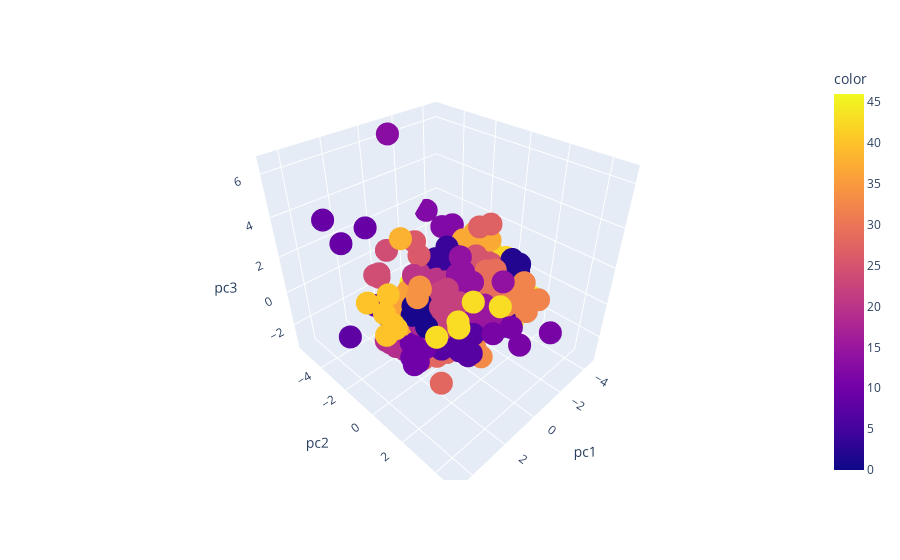

The notebook cell this image was saved under:
### Code cell
cluster = KMeans(n_clusters=tst.shape[0] // 10, n_init='auto').fit_predict(tst.drop(columns=['trackName']))
tst_plot = tst.reset_index()
tst_plot['color'] = cluster
px.scatter_3d(tst_plot, x='pc1', y='pc2', z='pc3', hover_data='trackName', color='color')

### Figure 1 — Plotly figure (JSON) as saved in the notebook; plotly's stock layout.template omitted (floating-point values rounded to 4 significant figures; data arrays with more than 128 entries replaced by an {"elided": "..."} marker saying what was removed)
{"data": [{"customdata": {"elided": "476x1 str values"}, "hovertemplate": "pc1=%{x}<br>pc2=%{y}<br>pc3=%{z}<br>trackName=%{customdata[0]}<br>color=%{marker.color}<extra></extra>", "legendgroup": "", "marker": {"color": {"elided": "476 int values"}, "coloraxis": "coloraxis", "symbol": "circle"}, "mode": "markers", "name": "", "scene": "scene", "showlegend": false, "type": "scatter3d", "x": {"elided": "476 float values"}, "y": {"elided": "476 float values"}, "z": {"elided": "476 float values"}}], "layout": {"coloraxis": {"colorbar": {"title": {"text": "color"}}, "colorscale": [[0, "#0d0887"], [0.1111, "#46039f"], [0.2222, "#7201a8"], [0.3333, "#9c179e"], [0.4444, "#bd3786"], [0.5556, "#d8576b"], [0.6667, "#ed7953"], [0.7778, "#fb9f3a"], [0.8889, "#fdca26"], [1, "#f0f921"]]}, "legend": {"tracegroupgap": 0}, "margin": {"t": 60}, "scene": {"domain": {"x": [0, 1], "y": [0, 1]}, "xaxis": {"title": {"text": "pc1"}}, "yaxis": {"title": {"text": "pc2"}}, "zaxis": {"title": {"text": "pc3"}}}}}
